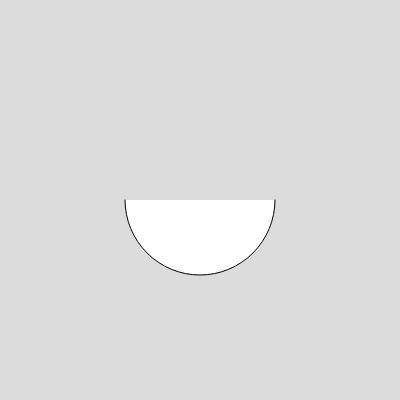
Frame 1 (no input)
Frame 60 (no input): identical to frame 1, image omitted
Frame 120 (the mouse pressed at the canvas centre since frame 60): identical to frame 1, image omitted

The p5.js sketch that drew this single still picture (run headless with seeded random() and noise() and a simulated clock; from frame 60 on, the mouse is pressed at the canvas centre):

// p5.js sketch
// ── sketch.js
function setup() {
  createCanvas(400, 400);
  angleMode(DEGREES);

}

function draw() {
  background(220);
  
  arcIt(200,200,150,150,0,180, OPEN);
  //x,y,w,h,startAngle,stopAngle, OPEN/CHORD/PIE
  
}

function arcIt(x,y,w,h,startAngle,stopAngle, closeForm){
  arc(x,y,w,h,startAngle,stopAngle, closeForm);
}
